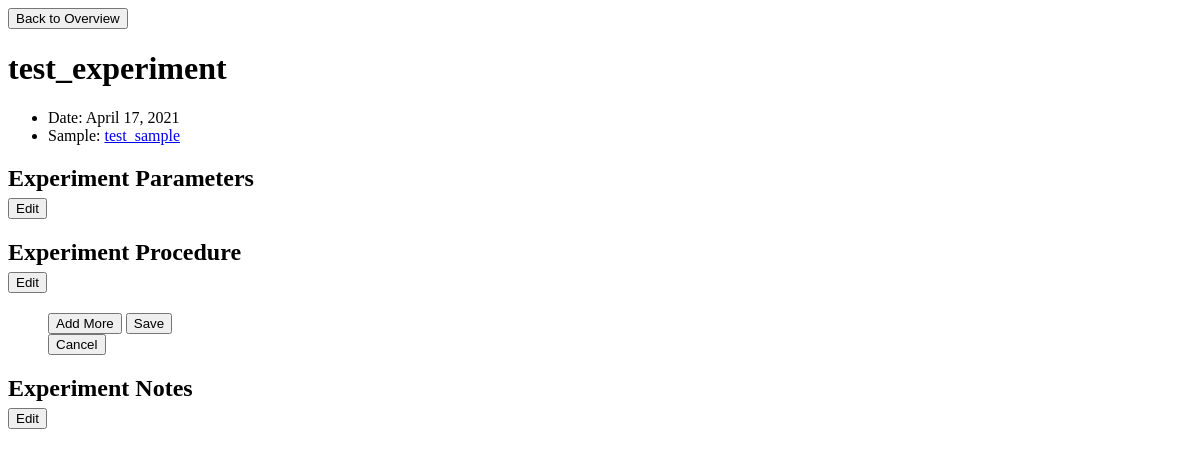
The app's page /polls/experiment/1/update_step, older data.
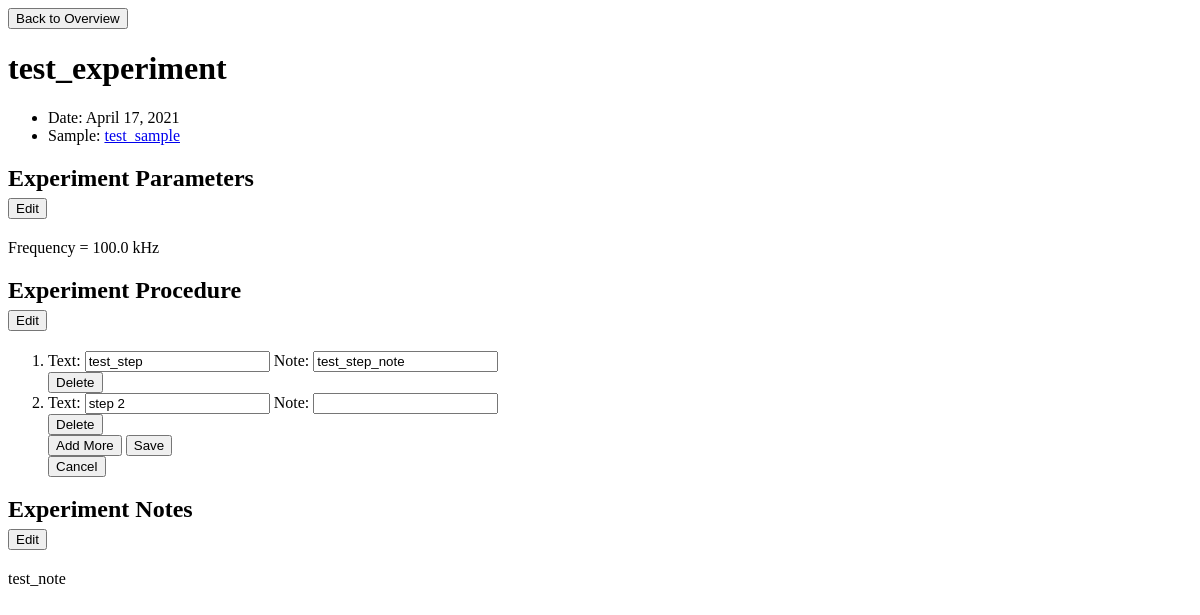
The same page, newer data.
### polls/models.py (models this page shows, shortened)
class Parameter(models.Model):
    step = models.ForeignKey(Step, on_delete=models.CASCADE, related_name='step_parameters', blank=True, null=True)
    sample = models.ForeignKey(Sample, on_delete=models.CASCADE, related_name='sample_parameters', blank=True,
                               null=True)
    experiment = models.ForeignKey(Experiment, on_delete=models.CASCADE, related_name='experiment_parameters',
                                   blank=True, null=True)
    name = models.CharField(max_length=200)
    value = models.FloatField(default=None)
    unit = models.CharField(max_length=200)

class Note(models.Model):
    step = models.ForeignKey(Step, on_delete=models.CASCADE, related_name='step_notes', blank=True, null=True)
    sample = models.ForeignKey(Sample, on_delete=models.CASCADE, related_name='sample_notes', blank=True, null=True)
    experiment = models.ForeignKey(Experiment, on_delete=models.CASCADE, related_name='experiment_notes', blank=True,
                                   null=True)
    text = models.CharField(max_length=400)

### polls/views.py (the view, shortened to what this page needs)
class ChildUpdateView(ParameterUpdateView):
    child_model = None
    child_fields = {}
    child_formset = None
    def dispatch(self, request, *args, **kwargs):
        self.model = kwargs.get('model')
        self.child_model = kwargs.get('child_model')
        self.child_fields = kwargs.get('child_fields')
        self.child_formset = inlineformset_factory(self.model,
                                                   self.child_model,
                                                   fields=self.child_fields,
                                                   extra=0,
                                                   can_delete=False)
        return super().dispatch(request, *args, **kwargs)
    def get_context_data(self, **kwargs):
        context = super().get_context_data(**kwargs)
        step_list = [value for value in self.model.objects.filter(experiment=self.object.id).in_bulk().values()]
        child_formset_list = [self.child_formset(instance=child_instance, prefix=f'child_form{index}') for
                              index, child_instance in
                              enumerate(step_list)]
        context['child_formset_list'] = child_formset_list
        return context

### polls/models.py (called while the page is built)
    def __str__(self):
        return self.name

### polls/templatetags/custom_templates.py (called while the page is built)
@register.filter
def return_item(l, i):
    try:
        return l[i]
    except:
        return None

### polls/views.py (called while the page is built)
    def dispatch(self, request, *args, **kwargs):
        self.template_name = kwargs.get('template_name')
        self.model = kwargs.get('model')
        self.parent_model = kwargs.get('parent_model', None)
        self.fields = kwargs.get('fields')
        self.extra = kwargs.get('extra', 0)
        self.formset_widgets = kwargs.get('formset_widgets', {})
        self.formset = inlineformset_factory(self.parent_model,
                                             self.model,
                                             fields=self.fields,
                                             extra=self.extra,
                                             can_delete=False)
        self.object = get_object_or_404(self.parent_model, id=self.kwargs['parent_id'])
        return super(ParameterUpdateView, self).dispatch(request, *args, **kwargs)

### polls/templates/polls/step-update.html (shortened to what this page needs)
{% extends 'polls/experiment-detail.html' %}
{% load custom_templates %}
{% block experiment-update-step %}
<div>
    <form method="POST">
        <div id="form_set">
            {% for form in formset %}
            <li>
                <div>
                    {{ form.text.label_tag }}
                    {{ form.text }}
                    {{ form.note.label_tag }}
                    {{ form.note }}
                    <input type="submit" class="button" value="Delete" name="'btn_delete-{{ form.instance.id }}'"/>
                </div>
            </li>
            {% endfor %}
            <input type="button" value="Add More" id="add_more">
            <input type="submit" value="Save" class="submit"/>
        </div>
    </form>
</div>
<form action="." method="get">
    <input type="submit" value="Cancel">
</form>
{% endblock %}

### polls/templates/polls/experiment-detail.html (shortened to what this page needs)
{%extends 'polls/base.html'%}
{% block content %}
<form action="{% url 'polls:index' %}">
    <input type="submit" value="Back to Overview">
</form>
<h1>
    {{ experiment.name }}
</h1>
{% block update-experiment %}
<ul>
    <li> Date: {{ experiment.date }}</li>
    <li> Sample:
        <a href="{%url 'polls:sample-detail' experiment.sample.id %}"> {{ experiment.sample }}</a>
    </li>
</ul>
<h2> Experiment Parameters
    <form action="{% url 'polls:experiment-update-parameter' parent_id %}">
        <input type="submit" value="Edit">
    </form>
</h2>
{% block experiment-update-parameter %}
{% for parameter in parent.experiment_parameters.all %}
<div class="inline">
    {{ parameter.name }} =
    {{ parameter.value }}
    {{ parameter.unit }}
</div>
{% endfor %}
{% endblock %}
<h2> Experiment Procedure
    <form action="{% url 'polls:experiment-update-step' parent_id %}" method="GET">
        <input type="submit" value="Edit">
    </form>
</h2>
<ol>
    {% block experiment-update-step %}{% endblock %}
</ol>
<h2> Experiment Notes
    {% block sample-update-note %}
    <form action="{% url 'polls:experiment-update-note' parent_id %}" method="GET">
        <input type="submit" value="Edit">
    </form>
</h2>
{% for note in parent.experiment_notes.all %}
<div class="inline">
    {{ note.text }}
</div>
{% endfor %}
{% endblock %}
</body>
</html>
{% endblock %}
{% endblock %}

Row changes from the older to the newer data that the page shows:
added Parameter: name "Frequency", value "100.0", unit "kHz"
added Note: text "test_note"
Text that changed along with them:
new list line: "Text: test_step Note: test_step_note Delete"
new list line: "Text: step 2 Note:  Delete"
